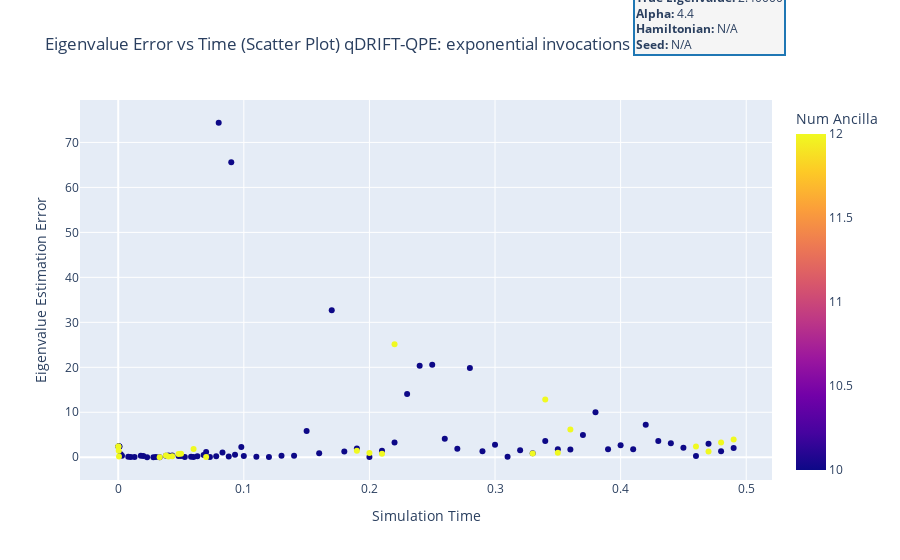

This figure's notebook cell:
### Code cell
# now qdrift qpe
exponential_invocations = qdrift_qpe_df[qdrift_qpe_df["QDRIFT Implementation"] == "exponential invocations of qdrift channel"]
plot_error_vs_time(exponential_invocations, "qDRIFT-QPE: exponential invocations of qDRIFT channel", exact_eigenvalue)

### Figure 1 — Plotly figure (JSON) as saved in the notebook; plotly's stock layout.template omitted (floating-point values rounded to 4 significant figures)
{"data": [{"hovertemplate": "Time=%{x}<br>Error=%{y}<br>Num Ancilla=%{marker.color}<extra></extra>", "legendgroup": "", "marker": {"color": [10, 10, 10, 10, 10, 10, 10, 10, 10, 10, 10, 10, 10, 10, 10, 10, 10, 10, 10, 10, 10, 10, 10, 10, 10, 10, 10, 10, 10, 10, 10, 10, 10, 10, 10, 10, 10, 10, 10, 10, 10, 10, 10, 10, 10, 10, 10, 10, 10, 10, 10, 10, 10, 10, 10, 10, 10, 10, 10, 10, 10, 10, 10, 10, 10, 10, 10, 10, 10, 10, 10, 10, 10, 10, 10, 10, 12, 12, 12, 12, 12, 12, 12, 12, 12, 12, 12, 12, 12, 12, 12, 12, 12, 12, 12, 12, 12, 12, 12, 12], "coloraxis": "coloraxis", "symbol": "circle"}, "mode": "markers", "name": "", "orientation": "v", "showlegend": false, "type": "scatter", "x": [0.083, 0.09, 0.023, 0.33, 0.21, 0.0001, 0.088, 0.1, 0.028, 0.34, 0.0002, 0.22, 0.11, 0.093, 0.033, 0.35, 0.0004, 0.23, 0.12, 0.098, 0.038, 0.24, 0.36, 0.0006, 0.13, 0.01, 0.37, 0.043, 0.25, 0.0008, 0.14, 0.38, 0.048, 0.02, 0.26, 0.001, 0.15, 0.03, 0.39, 0.053, 0.27, 0.002, 0.16, 0.04, 0.4, 0.28, 0.058, 0.003, 0.17, 0.05, 0.41, 0.008, 0.063, 0.29, 0.18, 0.06, 0.42, 0.013, 0.3, 0.068, 0.19, 0.07, 0.018, 0.43, 0.31, 0.073, 0.2, 0.44, 0.45, 0.08, 0.32, 0.078, 0.46, 0.47, 0.48, 0.49, 0.033, 0.04, 0.33, 0.19, 0.46, 0.0001, 0.038, 0.05, 0.47, 0.34, 0.2, 0.0002, 0.06, 0.043, 0.48, 0.21, 0.35, 0.0004, 0.07, 0.048, 0.36, 0.22, 0.49, 0.0006], "xaxis": "x", "y": [1.075, 65.57, 0.001013, 0.8725, 1.436, 2.4, 0.1688, 0.2524, 0.01054, 3.61, 2.4, 3.262, 0.1102, 0.5526, 0.01718, 1.807, 2.4, 14.06, 0.05437, 2.296, 0.345, 20.33, 1.708, 2.4, 0.3232, 0.05437, 4.93, 0.4023, 20.57, 2.4, 0.3612, 10.02, 0.2845, 0.2524, 4.137, 2.4, 5.863, 0.05437, 1.801, 0.03121, 1.9, 0.668, 0.8981, 0.4058, 2.677, 19.84, 0.139, 0.3547, 32.68, 0.2998, 1.775, 0.09903, 0.2297, 1.342, 1.282, 0.0479, 7.213, 0.04003, 2.795, 0.5051, 1.927, 1.194, 0.3271, 3.607, 0.104, 0.03756, 0.03767, 3.094, 2.141, 74.38, 1.55, 0.196, 0.2811, 3.005, 1.358, 2.07, 0.01718, 0.1757, 0.8614, 1.419, 2.412, 2.4, 0.3816, 0.7907, 1.259, 12.85, 0.9427, 2.4, 1.812, 0.2042, 3.276, 0.7702, 0.98, 1.435, 0.07711, 0.7382, 6.143, 25.11, 3.943, 0.1566], "yaxis": "y"}], "layout": {"annotations": [{"align": "left", "bgcolor": "#f5f5f5", "bordercolor": "#1f77b4", "borderwidth": 2, "font": {"size": 12}, "showarrow": false, "text": "<b>True Eigenvalue:</b> 2.40000<br><b>Alpha:</b> 4.4<br><b>Hamiltonian:</b> N/A<br><b>Seed:</b> N/A", "x": 1.02, "xref": "paper", "y": 1.3, "yref": "paper"}], "coloraxis": {"colorbar": {"title": {"text": "Num Ancilla"}}, "colorscale": [[0, "#0d0887"], [0.1111, "#46039f"], [0.2222, "#7201a8"], [0.3333, "#9c179e"], [0.4444, "#bd3786"], [0.5556, "#d8576b"], [0.6667, "#ed7953"], [0.7778, "#fb9f3a"], [0.8889, "#fdca26"], [1, "#f0f921"]]}, "legend": {"title": {"text": "Number of Ancilla Qubits"}, "tracegroupgap": 0}, "margin": {"r": 120}, "title": {"text": "Eigenvalue Error vs Time (Scatter Plot) qDRIFT-QPE: exponential invocations of qDRIFT channel"}, "xaxis": {"anchor": "y", "domain": [0, 1], "title": {"text": "Simulation Time"}}, "yaxis": {"anchor": "x", "domain": [0, 1], "title": {"text": "Eigenvalue Estimation Error"}}}}
